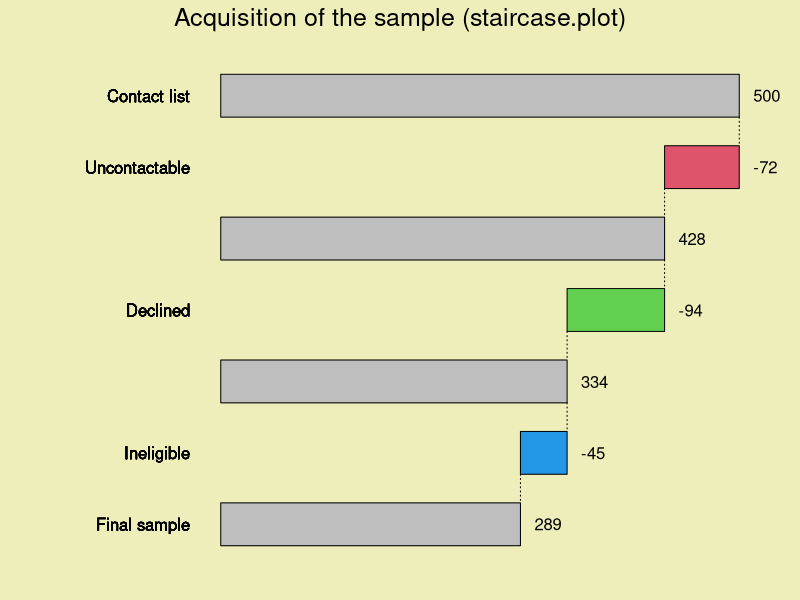

Reproduce this figure in R.
library(plotrix)


### Name: staircase.plot
### Title: Display a staircase plot
### Aliases: staircase.plot
### Keywords: misc

### ** Examples

 sample_size<-c(500,-72,428,-94,334,-45,289)
 totals<-c(TRUE,FALSE,TRUE,FALSE,TRUE,FALSE,TRUE)
 labels<-c("Contact list","Uncontactable","","Declined","","Ineligible",
  "Final sample")
 staircase.plot(sample_size,totals,labels,
  main="Acquisition of the sample (staircase.plot)",
  total.col="gray",inc.col=2:4,bg.col="#eeeebb",direction="s")
